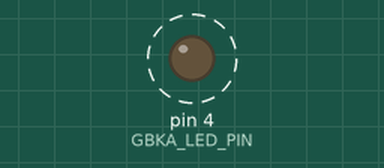
Bench run of a sketch on a simulated Arduino Uno, built with avr-gcc and run on an emulated ATmega328P. Parts: output pins drawn as LEDs (lit = HIGH). Dashed ring = blinking. What the sketch prints to the serial monitor is not drawn.

Above: at 0.2 s.
Timing chart, 0 to 3.0 s (numbered marks = the images above):
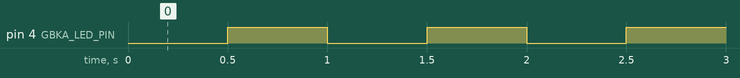

Measured:
- by itself, pin 4 (GBKA_LED_PIN): alternates HIGH for 0.50 s and LOW for 0.50 s

The sketch:

sketch_20210723_Lesson0_with_blink.ino
```cpp
#define GBKA_LED_PIN  (4)

void setup() {
  pinMode(GBKA_LED_PIN, OUTPUT);
  Serial.begin(57600); // initializes the serial port with a baud rate of 57600
}

void loop() {
  Serial.println("hello, world 2!"); // prints a string to a serial port
  delay(500); //delay of 0.5 second
  digitalWrite(GBKA_LED_PIN, HIGH);
  delay(500); //delay of 0.5 second
  digitalWrite(GBKA_LED_PIN, LOW);
}
```
